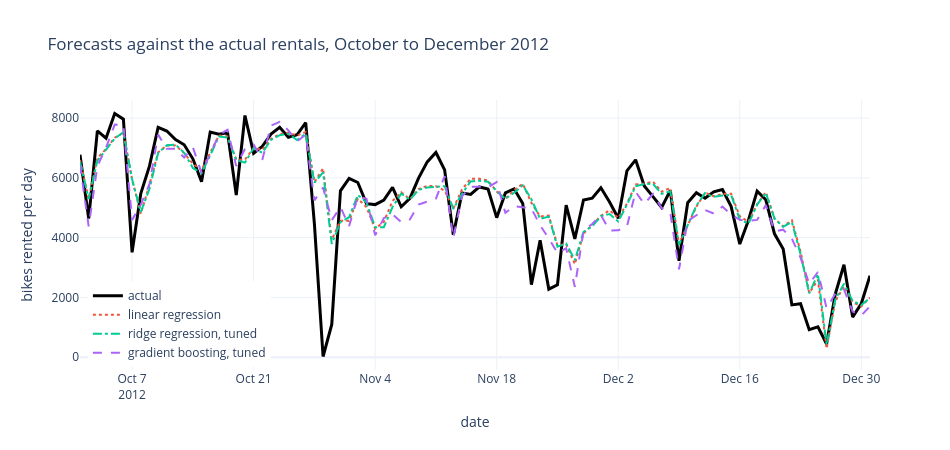

The notebook cell saved with this chart:
### Markdown cell above
A plot of the test months shows the forecasts of 6.1 to 6.3 against the actual rentals, day by day. This is the one interactive figure of the notebook: move the mouse over it to read the actual rentals and the three forecasts of a day, and click a name in the legend to hide or show its line.

### Code cell
# The test forecasts of 6.1, 6.2 and 6.3 in one dictionary, so the cells below can loop over them
y_predicted_by_model = {"linear regression": y_predicted_linear,
                        "ridge regression, tuned": y_predicted_ridge,
                        "gradient boosting, tuned": y_predicted_boosting}

# go.Figure is an empty plotly figure; each go.Scatter adds one line, and hovering shows its values
fig = go.Figure()
# .tolist() passes plain lists, which every plotly viewer can read
fig.add_trace(go.Scatter(x=y_test.index.tolist(), y=y_test.tolist(), name="actual", line=dict(color="black", width=3)))
for (model_name, y_predicted), dash in zip(y_predicted_by_model.items(), ["dot", "dashdot", "dash"]):
    fig.add_trace(go.Scatter(x=y_predicted.index.tolist(), y=y_predicted.round(0).tolist(), name=model_name, line=dict(dash=dash)))
# hovermode="x unified" shows the values of all lines for the date under the mouse
fig.update_layout(title="Forecasts against the actual rentals, October to December 2012",
                  xaxis_title="date", yaxis_title="bikes rented per day", hovermode="x unified",
                  template="plotly_white", width=950, height=450, legend=dict(x=0.01, y=0.01))
fig.show()
